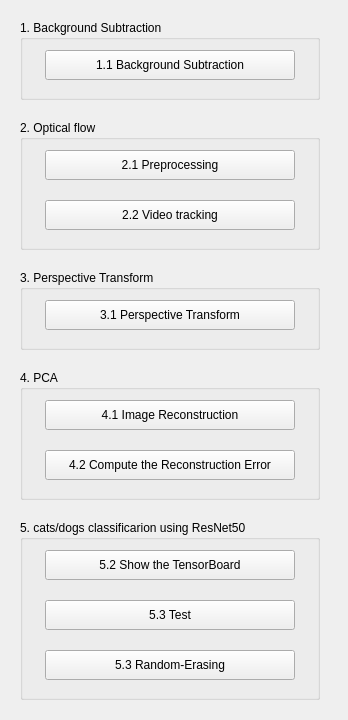
<?xml version="1.0" encoding="UTF-8"?>
<ui version="4.0">
 <class>Form</class>
 <widget class="QWidget" name="Form">
  <property name="geometry">
   <rect>
    <x>0</x>
    <y>0</y>
    <width>348</width>
    <height>720</height>
   </rect>
  </property>
  <property name="windowTitle">
   <string>Form</string>
  </property>
  <widget class="QGroupBox" name="groupBox">
   <property name="geometry">
    <rect>
     <x>20</x>
     <y>20</y>
     <width>300</width>
     <height>80</height>
    </rect>
   </property>
   <property name="title">
    <string>1. Background Subtraction</string>
   </property>
   <widget class="QPushButton" name="pushButton">
    <property name="geometry">
     <rect>
      <x>25</x>
      <y>30</y>
      <width>250</width>
      <height>30</height>
     </rect>
    </property>
    <property name="text">
     <string>1.1 Background Subtraction</string>
    </property>
   </widget>
  </widget>
  <widget class="QGroupBox" name="groupBox_2">
   <property name="geometry">
    <rect>
     <x>20</x>
     <y>120</y>
     <width>300</width>
     <height>130</height>
    </rect>
   </property>
   <property name="title">
    <string>2. Optical flow</string>
   </property>
   <widget class="QPushButton" name="pushButton_2">
    <property name="geometry">
     <rect>
      <x>25</x>
      <y>30</y>
      <width>250</width>
      <height>30</height>
     </rect>
    </property>
    <property name="text">
     <string>2.1 Preprocessing</string>
    </property>
   </widget>
   <widget class="QPushButton" name="pushButton_3">
    <property name="geometry">
     <rect>
      <x>25</x>
      <y>80</y>
      <width>250</width>
      <height>30</height>
     </rect>
    </property>
    <property name="text">
     <string>2.2 Video tracking</string>
    </property>
   </widget>
  </widget>
  <widget class="QGroupBox" name="groupBox_3">
   <property name="geometry">
    <rect>
     <x>20</x>
     <y>270</y>
     <width>300</width>
     <height>80</height>
    </rect>
   </property>
   <property name="title">
    <string>3. Perspective Transform</string>
   </property>
   <widget class="QPushButton" name="pushButton_4">
    <property name="geometry">
     <rect>
      <x>25</x>
      <y>30</y>
      <width>250</width>
      <height>30</height>
     </rect>
    </property>
    <property name="text">
     <string>3.1 Perspective Transform</string>
    </property>
   </widget>
  </widget>
  <widget class="QGroupBox" name="groupBox_4">
   <property name="geometry">
    <rect>
     <x>20</x>
     <y>370</y>
     <width>300</width>
     <height>130</height>
    </rect>
   </property>
   <property name="title">
    <string>4. PCA</string>
   </property>
   <widget class="QPushButton" name="pushButton_5">
    <property name="geometry">
     <rect>
      <x>25</x>
      <y>30</y>
      <width>250</width>
      <height>30</height>
     </rect>
    </property>
    <property name="text">
     <string>4.1 Image Reconstruction</string>
    </property>
   </widget>
   <widget class="QPushButton" name="pushButton_6">
    <property name="geometry">
     <rect>
      <x>25</x>
      <y>80</y>
      <width>250</width>
      <height>30</height>
     </rect>
    </property>
    <property name="text">
     <string>4.2 Compute the Reconstruction Error</string>
    </property>
   </widget>
  </widget>
  <widget class="QGroupBox" name="groupBox_5">
   <property name="geometry">
    <rect>
     <x>20</x>
     <y>520</y>
     <width>300</width>
     <height>180</height>
    </rect>
   </property>
   <property name="title">
    <string>5. cats/dogs classificarion using ResNet50</string>
   </property>
   <widget class="QPushButton" name="pushButton_9">
    <property name="geometry">
     <rect>
      <x>25</x>
      <y>30</y>
      <width>250</width>
      <height>30</height>
     </rect>
    </property>
    <property name="text">
     <string>5.2 Show the TensorBoard</string>
    </property>
   </widget>
   <widget class="QPushButton" name="pushButton_10">
    <property name="geometry">
     <rect>
      <x>25</x>
      <y>80</y>
      <width>250</width>
      <height>30</height>
     </rect>
    </property>
    <property name="text">
     <string>5.3 Test</string>
    </property>
   </widget>
   <widget class="QPushButton" name="pushButton_11">
    <property name="geometry">
     <rect>
      <x>25</x>
      <y>130</y>
      <width>250</width>
      <height>30</height>
     </rect>
    </property>
    <property name="text">
     <string>5.3 Random-Erasing</string>
    </property>
   </widget>
  </widget>
 </widget>
 <resources/>
 <connections/>
</ui>
